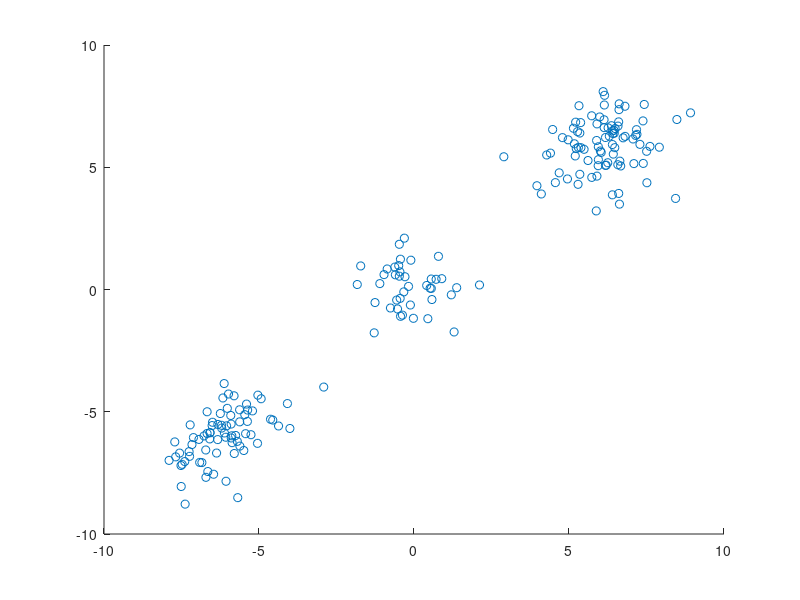

MATLAB code to generate this figure: (Note: this script raises an error after producing the figure.)
%% Two Dimensional Case
close all; clear all; clc;
K = 3;
mu = [-6,0,6; -6,0,6];
sigma = cat(3,[1,0.5;0.5,1],[1,0;0,1],[1 0;0 1]);
PItrue = [0.4,0.2,0.4];
muk = [-10,3,9; 5,-4,-4];
sigmak = cat(3,3*eye(2),3*eye(2),3*eye(2));
PIk = [1/4,1/2,1/4];

N = 200;
truth = zeros(3,N);
xn = zeros(2,N);

P = 50;

%Data Generation
for ii = 1:N
    poop = rand();
    if poop <= PItrue(1)
        xn(:,ii) = mvnrnd(mu(:,1),sigma(:,:,1))';
        truth(1,ii) = 1;
    elseif poop <= (PItrue(1) + PItrue(2))
        xn(:,ii) = mvnrnd(mu(:,2),sigma(:,:,2))';
        truth(2,ii) = 1;
    else
        xn(:,ii) = mvnrnd(mu(:,3),sigma(:,:,3))';
        truth(3,ii) = 1;
    end
end

figure
scatter(xn(1,:),xn(2,:))

for jj = 1:3
    NKtrue(jj) = sum(truth(jj,:));
end
for ii = 1:3
    plot_gaussian_ellipsoid(muk(:,ii),sigmak(:,:,ii),1);
    hold on
end
hold off
title('Data & Initial PDFs')
xlabel('Feature 1')
ylabel('Feature 2')

for pp = 1:P
    %E step
    denominator = zeros(3,N);
    for jj = 1:3
        denominator(jj,:) = PIk(jj)*mvnpdf(xn',muk(:,jj)',sigmak(:,:,jj));
    end
    for kk = 1:3
        gamma(kk,:) = denominator(kk,:)./sum(denominator);
        %M step
        Nk(kk) = sum(gamma(kk,:));
        muk(:,kk) = sum(repmat(gamma(kk,:),2,1).*xn,2)/Nk(kk);
        thing = zeros(2,2);
        for nn = 1:N
            thing = thing + gamma(kk,nn)*(xn(:,nn) - muk(:,kk))*((xn(:,nn) - muk(:,kk))');
        end
        sigmak(:,:,kk) = thing/Nk(kk);
        PIk(kk) = Nk(kk)/N;
    end
    if (pp == 1 || pp == 3 || pp == 10 || pp == 50)
        figure
        scatter(xn(1,:),xn(2,:))
        hold on
        h1 = plot_gaussian_ellipsoid(muk(:,1),sigmak(:,:,1),1);
        h2 = plot_gaussian_ellipsoid(muk(:,2),sigmak(:,:,2),1);
        h3 = plot_gaussian_ellipsoid(muk(:,3),sigmak(:,:,3),1);
        xlabel('Feature 1')
        ylabel('Feature 2')
        h4 = plot_gaussian_ellipsoid(mu(:,1),sigma(:,:,1),1);
        h5 = plot_gaussian_ellipsoid(mu(:,2),sigma(:,:,2),1);
        h6 = plot_gaussian_ellipsoid(mu(:,3),sigma(:,:,3),1);        
        title(['Data & PDFs at Iteration ',num2str(pp)])
        legend([h1, h2, h3, h4, h5, h6],'PDF1 est','PDF2 est','PDF3 est','PDF1 actual','PDF2 actual','PDF3 actual','Location','best')
    end
end
